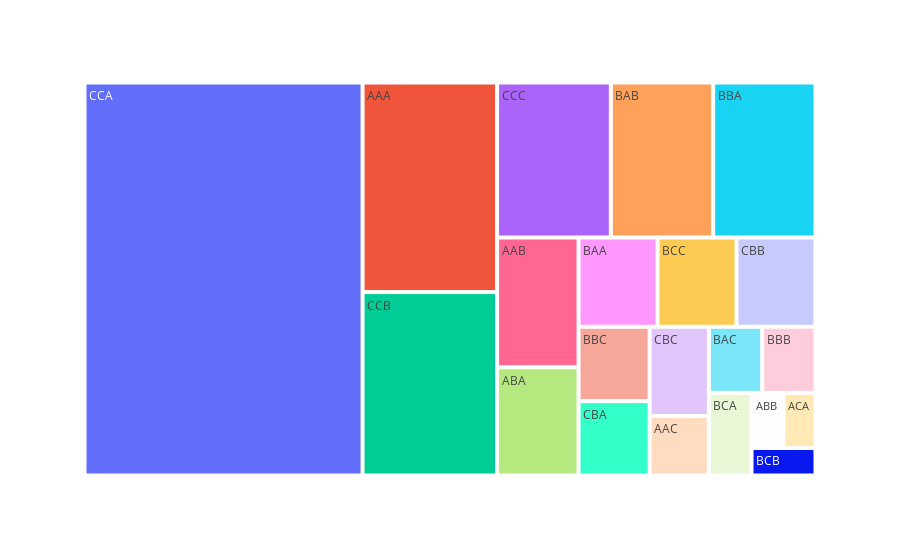

Notebook code cell kept with this figure:
### Code cell
fig = px.treemap(abc_groups, path=['ABC'], values='article_name')
fig.show()

### Figure 1 — Plotly figure (JSON) as saved in the notebook; plotly's stock layout.template omitted (floating-point values rounded to 4 significant figures)
{"data": [{"branchvalues": "total", "domain": {"x": [0, 1], "y": [0, 1]}, "hovertemplate": "labels=%{label}<br>article_name=%{value}<br>parent=%{parent}<br>id=%{id}<extra></extra>", "ids": ["AAA", "AAB", "AAC", "ABA", "ABB", "ACA", "BAA", "BAB", "BAC", "BBA", "BBB", "BBC", "BCA", "BCB", "BCC", "CBA", "CBB", "CBC", "CCA", "CCB", "CCC"], "labels": ["AAA", "AAB", "AAC", "ABA", "ABB", "ACA", "BAA", "BAB", "BAC", "BBA", "BBB", "BBC", "BCA", "BCB", "BCC", "CBA", "CBB", "CBC", "CCA", "CCB", "CCC"], "name": "", "parents": ["", "", "", "", "", "", "", "", "", "", "", "", "", "", "", "", "", "", "", "", ""], "type": "treemap", "values": [16, 6, 2, 5, 1, 1, 4, 9, 2, 9, 2, 3, 2, 1, 4, 3, 4, 3, 62, 14, 10]}], "layout": {"legend": {"tracegroupgap": 0}, "margin": {"t": 60}}}
